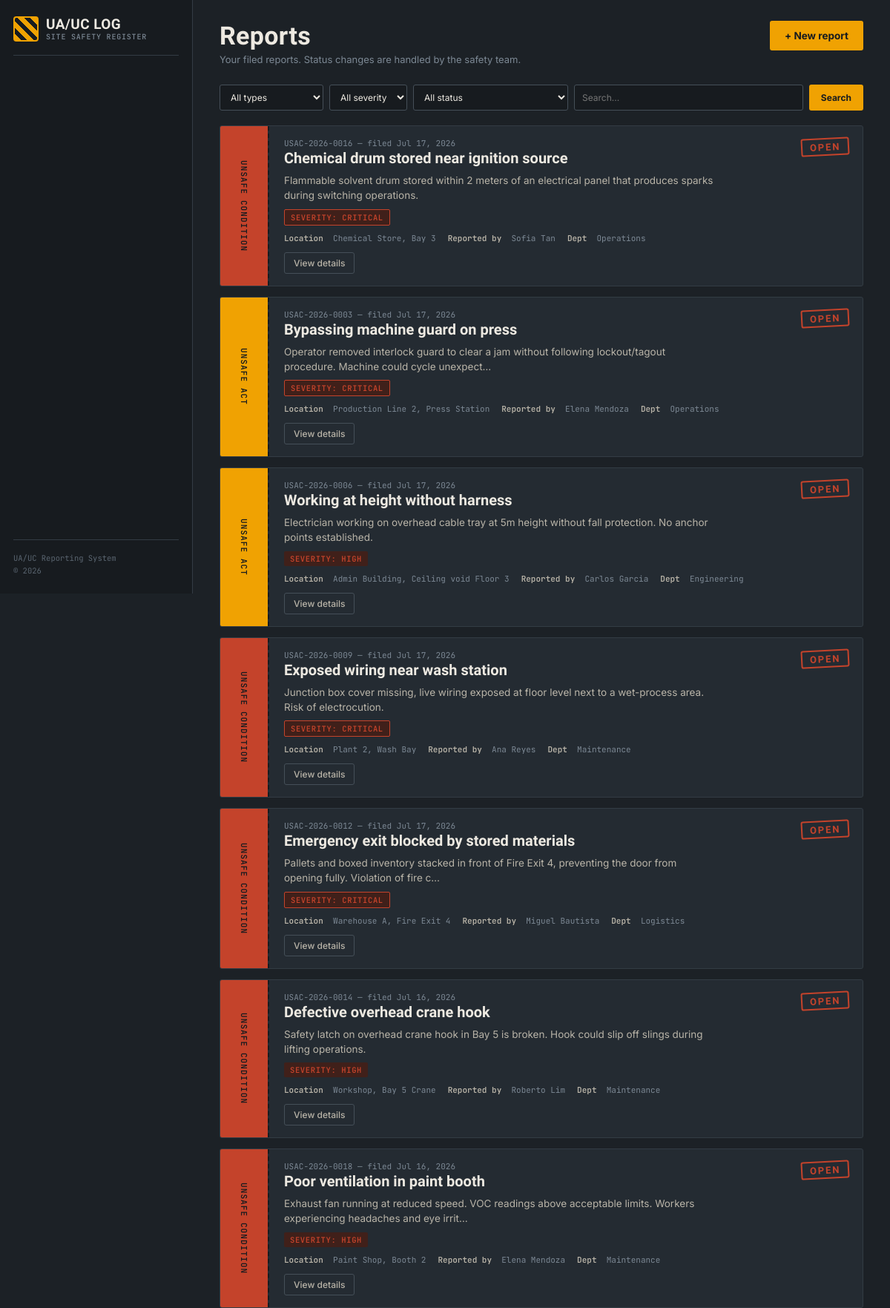
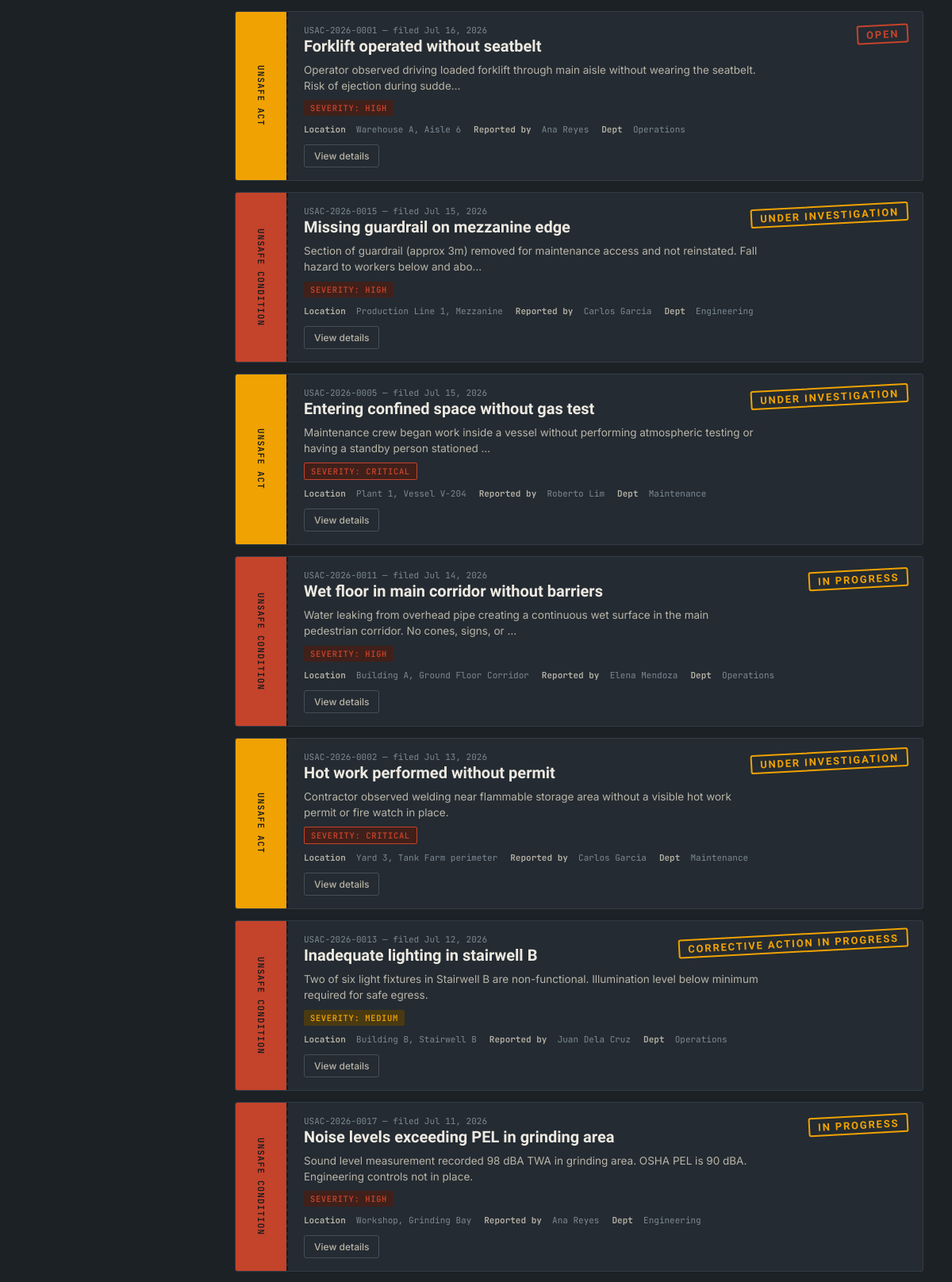
Page /reports (upper part) on the committed database (2 pictures, top to bottom).
### app.py (models this page shows, shortened)
class Report(db.Model):
    __tablename__ = "reports"
    id = db.Column(db.Integer, primary_key=True)
    report_number = db.Column(db.String(20), unique=True, nullable=False)
    report_type = db.Column(db.String(20), nullable=False)
    title = db.Column(db.String(200), nullable=False)
    description = db.Column(db.Text, nullable=False)
    category = db.Column(db.String(100), nullable=False)
    severity = db.Column(db.String(20), nullable=False)
    status = db.Column(db.String(30), nullable=False, default="Open")
    department = db.Column(db.String(50), nullable=False)
    location = db.Column(db.String(200), nullable=False)
    date_observed = db.Column(db.Date, nullable=False)
    reported_by = db.Column(db.String(100), nullable=False)
    contact_email = db.Column(db.String(120), nullable=True)
    immediate_action = db.Column(db.Text, nullable=True)
    root_cause = db.Column(db.Text, nullable=True)
    corrective_action = db.Column(db.Text, nullable=True)
    assigned_to = db.Column(db.String(100), nullable=True)
    reassignment_count = db.Column(db.Integer, nullable=False, default=0)
    photo_filename = db.Column(db.String(200), nullable=True)
    user_id = db.Column(db.Integer, db.ForeignKey("users.id"), nullable=True)
    created_at = db.Column(db.DateTime, default=datetime.utcnow)
    updated_at = db.Column(db.DateTime, default=datetime.utcnow, onupdate=datetime.utcnow)

### app.py (the view, shortened to what this page needs)
@app.route("/reports")
def reports_list():
    form = FilterForm(request.args, meta={"csrf": False})
    query = Report.query
    user = get_current_user()
    if user and not user.can_edit_reports:
        query = query.filter_by(user_id=user.id)
    report_type = request.args.get("report_type", "")
    severity = request.args.get("severity", "")
    status = request.args.get("status", "")
    department = request.args.get("department", "")
    search = request.args.get("search", "")
    if report_type:
        query = query.filter_by(report_type=report_type)
    if severity:
        query = query.filter_by(severity=severity)
    if status:
        query = query.filter_by(status=status)
    if department:
        query = query.filter_by(department=department)
    page = request.args.get("page", 1, type=int)
    per_page = 15
    pagination = query.order_by(Report.created_at.desc()).paginate(page=page, per_page=per_page)
    return render_template("reports.html", pagination=pagination, form=form, filters={
        "report_type": report_type,
        "severity": severity,
        "status": status,
        "department": department,
        "search": search
    })

### app.py
class FilterForm(FlaskForm):
    report_type = SelectField("Type", choices=[("", "All Types")] + [(t, t) for t in REPORT_TYPES], validators=[Optional()])
    severity = SelectField("Severity", choices=[("", "All Severities")] + [(s, s) for s in SEVERITY_LEVELS], validators=[Optional()])
    status = SelectField("Status", choices=[("", "All Statuses")] + [(s, s) for s in STATUS_OPTIONS], validators=[Optional()])
    department = SelectField("Department", choices=[("", "All Departments")] + [(d, d) for d in DEPARTMENTS], validators=[Optional()])
    search = StringField("Search", validators=[Optional(), Length(max=200)])
    submit = SubmitField("Filter")

### app.py (called while the page is built)
def get_current_user():
    if "user_id" in session:
        return db.session.get(User, session["user_id"])
    return None

@app.context_processor
def inject_globals():
    return {
        "current_year": datetime.now().year,
        "categories_act": CATEGORIES_ACT,
        "categories_condition": CATEGORIES_CONDITION,
        "current_user": get_current_user(),
        "ROLES": ROLES,
        "DESIGNATIONS": DESIGNATIONS,
    }

### templates/reports.html (shortened to what this page needs)
{% extends "base.html" %}
{% block content %}
<div class="topbar">
  <div>
    <div class="page-title">Reports</div>
    <div class="page-sub">
      {% if current_user.can_edit_reports %}
        All filed reports across the organization.
      {% else %}
        Your filed reports. Status changes are handled by the safety team.
      {% endif %}
    </div>
  </div>
  <a href="{{ url_for('new_report') }}" class="btn-primary">&#43; New report</a>
</div>
<div style="display:flex;gap:8px;flex-wrap:wrap;margin-bottom:20px;">
  <form method="GET" style="display:flex;gap:8px;flex-wrap:wrap;width:100%;">
    <select name="report_type" style="background:var(--bg-inset);border:1px solid var(--line-light);color:var(--paper);font-family:var(--font-body);font-size:12px;padding:8px 10px;border-radius:var(--radius);outline:none;">
      <option value="">All types</option>
    </select>
    <select name="severity" style="background:var(--bg-inset);border:1px solid var(--line-light);color:var(--paper);font-family:var(--font-body);font-size:12px;padding:8px 10px;border-radius:var(--radius);outline:none;">
      <option value="">All severity</option>
    </select>
    <select name="status" style="background:var(--bg-inset);border:1px solid var(--line-light);color:var(--paper);font-family:var(--font-body);font-size:12px;padding:8px 10px;border-radius:var(--radius);outline:none;">
      <option value="">All status</option>
    </select>
    <input type="text" name="search" placeholder="Search..." value="{{ filters.search }}" style="background:var(--bg-inset);border:1px solid var(--line-light);color:var(--paper);font-family:var(--font-body);font-size:12px;padding:8px 10px;border-radius:var(--radius);outline:none;flex:1;min-width:140px;">
    <button type="submit" class="btn-primary" style="padding:8px 16px;font-size:12px;">Search</button>
  </form>
</div>
<div class="ledger">
  {% if pagination.items %}
    {% for r in pagination.items %}
    <div class="tag">
      <div class="tag-spine {{ 'act' if r.report_type == 'Unsafe Act' else 'cond' }}">{{ r.report_type }}</div>
      <div class="tag-body">
        <div class="tag-toprow">
          <div>
            <div class="tag-id">{{ r.report_number }} &mdash; filed {{ r.date_observed.strftime('%b %d, %Y') }}</div>
            <div class="tag-title">{{ r.title }}</div>
          </div>
          <div class="status-stamp
            {% if r.status == 'Open' %}status-open
            {% elif r.status == 'Closed' %}status-closed
            {% else %}status-progress{% endif %}">{{ r.status }}</div>
        </div>
        <div class="tag-desc">{{ r.description[:120] }}{% if r.description|length > 120 %}&hellip;{% endif %}</div>
        <div class="badge-row">
          <span class="sev-badge sev-{{ r.severity|lower }}">Severity: {{ r.severity }}</span>
        </div>
        <div class="tag-meta">
          <span><b>Location</b> &nbsp;{{ r.location }}</span>
          <span><b>Reported by</b> &nbsp;{{ r.reported_by }}</span>
          <span><b>Dept</b> &nbsp;{{ r.department }}</span>
        </div>
        <div class="tag-actions">
          <a href="{{ url_for('view_report', report_id=r.id) }}" class="action-btn">View details</a>
        </div>
      </div>
    </div>
    {% endfor %}
  {% else %}
    <div class="empty-state">
      <b>No reports found</b>
      Try a different filter or log a new one.
    </div>
  {% endif %}
</div>
{% endblock %}

### static/css/style.css (style rules this page uses)
:root { --bg: #1C2126; --bg-raised: #242B32; --bg-inset: #171B1F; --paper: #EDE9E1; --paper-dim: #B9B4A8; --slate: #5A6570; --slate-light: #7C8894; --amber: #F0A202; --amber-dim: #4a3a12; --red: #C4432B; --red-dim: #40201a; --green: #3D8361; --green-dim: #16302a; --blue: #4A90D9; --blue-dim: #1a2a40; --line: #333c44; --line-light: #454f58; --radius: 3px; --font-display: 'Barlow Condensed', sans-serif; --font-body: 'Inter', sans-serif; --font-mono: 'JetBrains Mono', monospace; }
* { box-sizing:border-box;margin:0;padding:0; }
body { font-family: var(--font-body); background: var(--bg); color: var(--paper); min-height:100vh; -webkit-font-smoothing: antialiased; }
a { color: var(--amber); text-decoration:none; }
.topbar { display:flex; align-items:flex-start; justify-content:space-between; margin-bottom: 26px; gap: 20px; flex-wrap:wrap; }
.page-title { font-family: var(--font-display); font-size: 34px; font-weight:700; letter-spacing:0.01em; }
.page-sub { font-size: 13px; color: var(--slate-light); margin-top: 4px; max-width:52ch; }
.btn-primary { background: var(--amber); color: var(--bg-inset); border:none; font-family: var(--font-body); font-weight:700; font-size: 13.5px; padding: 12px 20px; border-radius: var(--radius); cursor:pointer; display:flex; align-items:center; gap:8px; transition: filter .15s, transform .1s; flex-shrink:0; text-decoration:none; }
.ledger { display:flex; flex-direction:column; gap:14px; }
.tag { background: var(--bg-raised); border: 1px solid var(--line); border-radius: var(--radius); display:flex; position:relative; overflow:hidden; transition: border-color .15s; }
.tag::before { content:""; position:absolute; left:64px; top:0; bottom:0; width:0; border-left: 2px dashed var(--bg-inset); }
.tag-spine { width: 64px; flex-shrink:0; display:flex; align-items:center; justify-content:center; font-family: var(--font-mono); writing-mode: vertical-rl; text-orientation: mixed; font-size: 11px; font-weight:600; letter-spacing: 0.1em; text-transform:uppercase; padding: 14px 0; color: var(--bg-inset); }
.tag-spine.act { background: var(--amber); }
.tag-spine.cond { background: var(--red); }
.tag-body { flex:1; min-width:0; padding: 16px 18px 16px 22px; display:flex; flex-direction:column; gap:8px; }
.tag-toprow { display:flex; align-items:flex-start; justify-content:space-between; gap: 12px; flex-wrap:wrap; }
.tag-id { font-family: var(--font-mono); font-size: 11px; color: var(--slate-light); }
.tag-title { font-family: var(--font-display); font-size: 20px; font-weight:600; line-height:1.15; margin-top:2px; color:var(--paper); }
.tag-desc { font-size: 13.5px; color: var(--paper-dim); line-height:1.5; max-width: 68ch; }
.tag-meta { display:flex; gap:16px; flex-wrap:wrap; font-family: var(--font-mono); font-size: 11px; color: var(--slate-light); margin-top:2px; }
.tag-meta span b { color: var(--paper-dim); font-weight:600; }
.badge-row { display:flex; gap:8px; align-items:center; flex-wrap:wrap; }
.sev-badge { font-family: var(--font-mono); font-size:10.5px; font-weight:600; letter-spacing:0.06em; padding: 3px 8px; border-radius: 2px; text-transform:uppercase; }
.sev-medium { background: var(--amber-dim); color: var(--amber); }
.sev-high { background: var(--red-dim); color: var(--red); }
.sev-critical { background: var(--red-dim); color: var(--red); border:1px solid var(--red); }
.status-stamp { font-family: var(--font-display); font-size: 13px; font-weight: 800; letter-spacing: 0.14em; border: 2px solid; border-radius: 3px; padding: 3px 10px 2px; transform: rotate(-3deg); text-transform:uppercase; flex-shrink:0; }
.status-open { color: var(--red); border-color: var(--red); }
.status-progress { color: var(--amber); border-color: var(--amber); }
.tag-actions { display:flex; gap:8px; margin-top:4px; flex-wrap:wrap; }
.action-btn { background: transparent; border: 1px solid var(--line-light); color: var(--paper-dim); font-family: var(--font-body); font-size: 12px; font-weight:500; padding: 6px 12px; border-radius: var(--radius); cursor:pointer; transition: all .15s; }

### rows in the picture
Report: report_type "UNSAFE CONDITION", report_number "USAC-2026-0016", date_observed "Jul 17, 2026", title "Chemical drum stored near ignition source", status "OPEN", description "Flammable solvent drum stored within 2 meters of an electrical panel that produces sparks during switching operations.", severity "CRITICAL", location "Chemical Store, Bay 3", reported_by "Sofia Tan", department "Operations"
Report: report_type "UNSAFE ACT", report_number "USAC-2026-0003", date_observed "Jul 17, 2026", title "Bypassing machine guard on press", status "OPEN", description "Operator removed interlock guard to clear a jam without following lockout/tagout procedure. Machine could cycle unexpect", severity "CRITICAL", location "Production Line 2, Press Station", reported_by "Elena Mendoza", department "Operations"
Report: report_type "UNSAFE ACT", report_number "USAC-2026-0006", date_observed "Jul 17, 2026", title "Working at height without harness", status "OPEN", description "Electrician working on overhead cable tray at 5m height without fall protection. No anchor points established.", severity "HIGH", location "Admin Building, Ceiling void Floor 3", reported_by "Carlos Garcia", department "Engineering"
Report: report_type "UNSAFE CONDITION", report_number "USAC-2026-0009", date_observed "Jul 17, 2026", title "Exposed wiring near wash station", status "OPEN", description "Junction box cover missing, live wiring exposed at floor level next to a wet-process area. Risk of electrocution.", severity "CRITICAL", location "Plant 2, Wash Bay", reported_by "Ana Reyes", department "Maintenance"
Report: report_type "UNSAFE CONDITION", report_number "USAC-2026-0012", date_observed "Jul 17, 2026", title "Emergency exit blocked by stored materials", status "OPEN", description "Pallets and boxed inventory stacked in front of Fire Exit 4, preventing the door from opening fully. Violation of fire c", severity "CRITICAL", location "Warehouse A, Fire Exit 4", reported_by "Miguel Bautista", department "Logistics"
Report: report_type "UNSAFE CONDITION", report_number "USAC-2026-0014", date_observed "Jul 16, 2026", title "Defective overhead crane hook", status "OPEN", description "Safety latch on overhead crane hook in Bay 5 is broken. Hook could slip off slings during lifting operations.", severity "HIGH", location "Workshop, Bay 5 Crane", reported_by "Roberto Lim", department "Maintenance"
Report: report_type "UNSAFE CONDITION", report_number "USAC-2026-0018", date_observed "Jul 16, 2026", title "Poor ventilation in paint booth", status "OPEN", description "Exhaust fan running at reduced speed. VOC readings above acceptable limits. Workers experiencing headaches and eye irrit", severity "HIGH", location "Paint Shop, Booth 2", reported_by "Elena Mendoza", department "Maintenance"
Report: report_type "UNSAFE ACT", report_number "USAC-2026-0001", date_observed "Jul 16, 2026", title "Forklift operated without seatbelt", status "OPEN", description "Operator observed driving loaded forklift through main aisle without wearing the seatbelt. Risk of ejection during sudde", severity "HIGH", location "Warehouse A, Aisle 6", reported_by "Ana Reyes", department "Operations"
Report: report_type "UNSAFE CONDITION", report_number "USAC-2026-0015", date_observed "Jul 15, 2026", title "Missing guardrail on mezzanine edge", status "UNDER INVESTIGATION", description "Section of guardrail (approx 3m) removed for maintenance access and not reinstated. Fall hazard to workers below and abo", severity "HIGH", location "Production Line 1, Mezzanine", reported_by "Carlos Garcia", department "Engineering"
Report: report_type "UNSAFE ACT", report_number "USAC-2026-0005", date_observed "Jul 15, 2026", title "Entering confined space without gas test", status "UNDER INVESTIGATION", description "Maintenance crew began work inside a vessel without performing atmospheric testing or having a standby person stationed", severity "CRITICAL", location "Plant 1, Vessel V-204", reported_by "Roberto Lim", department "Maintenance"
Report: report_type "UNSAFE CONDITION", report_number "USAC-2026-0011", date_observed "Jul 14, 2026", title "Wet floor in main corridor without barriers", status "IN PROGRESS", description "Water leaking from overhead pipe creating a continuous wet surface in the main pedestrian corridor. No cones, signs, or", severity "HIGH", location "Building A, Ground Floor Corridor", reported_by "Elena Mendoza", department "Operations"
Report: report_type "UNSAFE ACT", report_number "USAC-2026-0002", date_observed "Jul 13, 2026", title "Hot work performed without permit", status "UNDER INVESTIGATION", description "Contractor observed welding near flammable storage area without a visible hot work permit or fire watch in place.", severity "CRITICAL", location "Yard 3, Tank Farm perimeter", reported_by "Carlos Garcia", department "Maintenance"
Report: report_type "UNSAFE CONDITION", report_number "USAC-2026-0013", date_observed "Jul 12, 2026", title "Inadequate lighting in stairwell B", status "CORRECTIVE ACTION IN PROGRESS", description "Two of six light fixtures in Stairwell B are non-functional. Illumination level below minimum required for safe egress.", severity "MEDIUM", location "Building B, Stairwell B", reported_by "Juan Dela Cruz", department "Operations"
Report: report_type "UNSAFE CONDITION", report_number "USAC-2026-0017", date_observed "Jul 11, 2026", title "Noise levels exceeding PEL in grinding area", status "IN PROGRESS", description "Sound level measurement recorded 98 dBA TWA in grinding area. OSHA PEL is 90 dBA. Engineering controls not in place.", severity "HIGH", location "Workshop, Grinding Bay", reported_by "Ana Reyes", department "Engineering"
